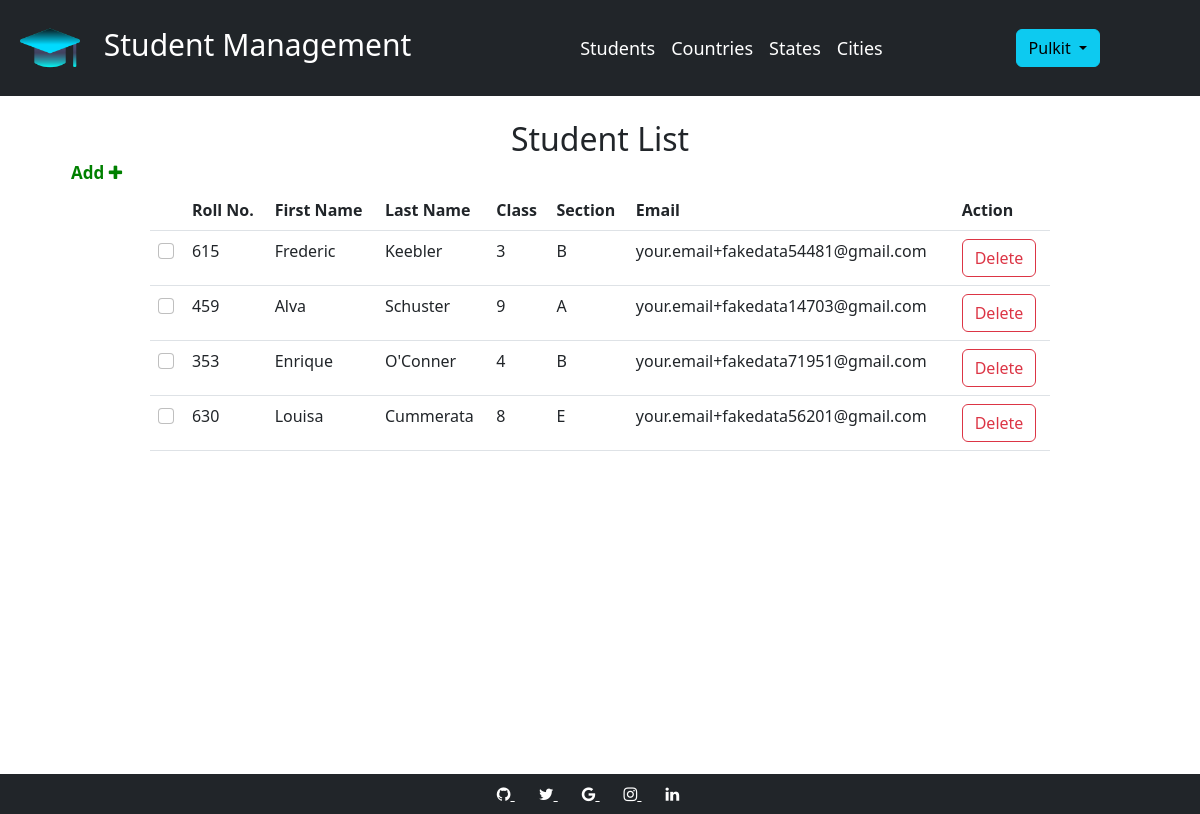
The app's page /home (signed in), older data.
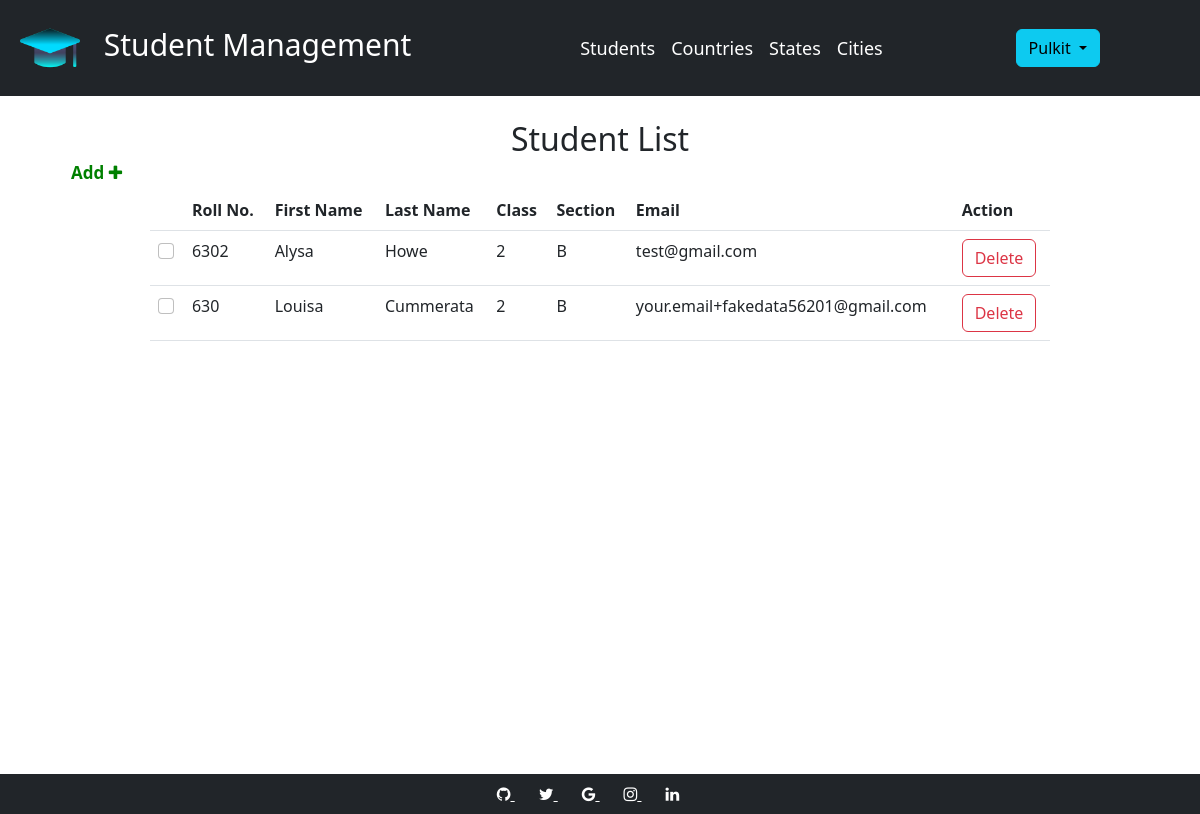
The same page, newer data.
### models.py (models this page shows, shortened)
class Student(db.Model):
    __tablename__ = "student"
    id = db.Column(db.Integer, primary_key=True)
    fname = db.Column(db.String(100))
    lname = db.Column(db.String(100))
    mother_name = db.Column(db.String(100))
    father_name = db.Column(db.String(100))
    addr = db.Column(db.String(100))
    city_id = db.Column(db.Integer, db.ForeignKey('city.id'))
    city = db.relationship('City')
    state_id = db.Column(db.Integer, db.ForeignKey('state.id'))
    state = db.relationship('State')
    country_id = db.Column(db.Integer, db.ForeignKey('country.id'))
    country = db.relationship('Country')
    pin = db.Column(db.String(100))
    standard_id = db.Column(db.Integer, db.ForeignKey('standard.id'))
    standard = db.relationship('Standard')
    section_id = db.Column(db.Integer, db.ForeignKey('section.id'))
    section = db.relationship('Section')
    roll_no = db.Column(db.String(100))
    email = db.Column(db.String(100))

class Standard(db.Model):
    __tablename__ = "standard"
    id = db.Column(db.Integer, primary_key=True)
    standard_name = db.Column(db.String(100))

class Section(db.Model):
    __tablename__ = "section"
    id = db.Column(db.Integer, primary_key=True)
    section_name = db.Column(db.String(100))

### app.py (the view)
@app.route('/home')
def home():
    if 'username' in session:
        students = Student.query.order_by(desc(Student.id))
        return render_template(templates.dashboard, students=students)
    return render_template(templates.login)

### templates/dashboard.html (shortened to what this page needs)
{%extends "skel.html"%}
{%block content%}
<br>
<h2 style="text-align:center">Student List</h2>
<br>
<div class="w-75" style="margin:auto;margin-bottom:200px">
    <div class="d-block" style="position:fixed;top:10rem; left:4rem;">
        <div>
            <a class="add_button"
               href="{{url_for('add_students')}}">Add <i class="fa fa-plus" aria-hidden="true"></i></a>
        </div>
    </div>
    <div style="height:400px;">
        <table class="table table-hover">
            <thead style="position:sticky; top:0;">
            <tr>
                <th></th>
                <th>Roll No.</th>
                <th>First Name</th>
                <th>Last Name</th>
                <th>Class</th>
                <th>Section</th>
                <th>Email</th>
                <th>Action</th>
            </tr>
            </thead>
            <tbody>
            {% for student in students %}
            <tr>
                <td>
                    <input class="form-check-input" name="check-box" id="check" type="checkbox" value="{{student.id}}">
                </td>
                <td style="cursor: pointer;"
                    onclick="location.href='{{url_for('student_details', student_id = student.id)}}'">{{
                    student.roll_no }}
                </td>
                <td style="cursor: pointer;"
                    onclick="location.href='{{url_for('student_details', student_id = student.id)}}'">{{
                    student.fname }}
                </td>
                <td style="cursor: pointer;"
                    onclick="location.href='{{url_for('student_details', student_id = student.id)}}'">{{
                    student.lname }}
                </td>
                <td style="cursor: pointer;"
                    onclick="location.href='{{url_for('student_details', student_id = student.id)}}'">{{
                    student.standard.standard_name }}
                </td>
                <td style="cursor: pointer;"
                    onclick="location.href='{{url_for('student_details', student_id = student.id)}}'">{{
                    student.section.section_name }}
                </td>
                <td style="cursor: pointer;"
                    onclick="location.href='{{url_for('student_details', student_id = student.id)}}'">{{
                    student.email }}
                </td>
                <td>
                    <button type="button" id="del" class="btn btn-outline-danger" onclick="del({{student.id}})"
                            data-toggle="modal" data-target=".bd-example-modal-sm">
                        Delete
                    </button>
                </td>
            </tr>
            {% endfor %}
            </tbody>
        </table>
    </div>
    <br>
</div>
{%endblock%}

### templates/skel.html (shortened to what this page needs)
<!DOCTYPE html>
<html lang="en">
<head>
    <link href="https://cdn.jsdelivr.net/npm/bootstrap@5.2.1/dist/css/bootstrap.min.css" rel="stylesheet"
>
    <link rel="stylesheet" href="https://cdnjs.cloudflare.com/ajax/libs/font-awesome/4.7.0/css/font-awesome.min.css">
    <link rel="stylesheet" href="/static/light.css">
    <link rel="stylesheet" href="/static/dark.css">
</head>
<body>
<nav style="position:sticky; top:0; z-index:1;" class="navbar navbar-expand-lg navbar-dark bg-dark">
    <a href="{{url_for('home')}}" class="navbar-brand"><img src="{{url_for('static', filename= 'sm2.png')}}"
                                                            style="border-radius:10px"
                                                            height="70px" alt="no image" class="navbar-brand"> Student
        Management</a>
    <div class="collapse navbar-collapse" id="navbarNav">
        <ul class="navbar-nav mx-auto">
            <li class="nav-item active">
                <a href="{{url_for('home')}}" class="nav-link active">Students</a>
            </li>
            <li class="nav-item">
                <a href="{{url_for('all_countries')}}" class="nav-link active">Countries</a>
            </li>
            <li class="nav-item">
                <a href="{{url_for('all_states')}}" class="nav-link active">States</a>
            </li>
            <li class="nav-item">
                <a href="{{url_for('all_cities')}}" class="nav-link active">Cities</a>
            </li>
        </ul>
        <div class="dropdown show nav-item" style="margin-right: 100px">
            <a class="btn btn-info dropdown-toggle" role="button" id="dropdownMenuLink"
               data-toggle="dropdown"
               aria-haspopup="true" aria-expanded="false">
                {{session.username.capitalize()}}
            </a>
        </div>
    </div>
</nav>
{%block content%}{%endblock%}
{% include "footer.html" %}
</body>
</html>

### templates/footer.html (shortened to what this page needs)
<div class="w-100" style="bottom:0px;position:fixed">
    <section class="d-flex justify-content-center p-2" style="background-color: rgb(33,37,41)">
      <div>
        <a href="https://www.github.com/pulkitdhiman0001" class="text-white me-4" target="_blank">
          <i class="fa fa-github"></i>
        </a>
        <a href="https://www.twitter.com" class="text-white me-4" target="_blank">
          <i class="fa fa-twitter"></i>
        </a>
        <a href="https://www.gmail.com" class="text-white me-4" target="_blank">
          <i class="fa fa-google"></i>
        </a>
        <a href="https://www.instagram.com" class="text-white me-4" target="_blank">
          <i class="fa fa-instagram"></i>
        </a>
        <a href="https://www.linkedin.com" class="text-white me-4" target="_blank">
          <i class="fa fa-linkedin"></i>
        </a>
      </div>
    </section>
</div>

### static/light.css (style rules this page uses)
#navbarNav ul li a { font-size: 18px; }
.navbar-brand { font-size:30px; margin-left:10px; }
.navbar-collapse { margin-left:20px; }
.add_button { text-decoration:none; color:green; font-size:17px; padding:7px; font-weight:bold }
ul { list-style-type: none; margin: 0; padding: 0; }

### static/dark.css (style rules this page uses)
#navbarNav ul li a { font-size: 18px; }
.navbar-brand { font-size:30px; margin-left:10px; }
.navbar-collapse { margin-left:20px; }

Row changes from the older to the newer data that the page shows:
removed Student: roll_no "615", fname "Frederic", lname "Keebler", standard.standard_name "3", section.section_name "B", email "your.email+fakedata54481@gmail.com"
removed Student: roll_no "459", fname "Alva", lname "Schuster", standard.standard_name "9", section.section_name "A", email "your.email+fakedata14703@gmail.com"
changed Student: roll_no "353" → "6302"; fname "Enrique" → "Alysa"; lname "O'Conner" → "Howe"; standard.standard_name "4" → "2"; email "your.email+fakedata71951@gmail.com" → "test@gmail.com"
changed Student "Louisa": standard.standard_name "8" → "2"; section.section_name "E" → "B"
